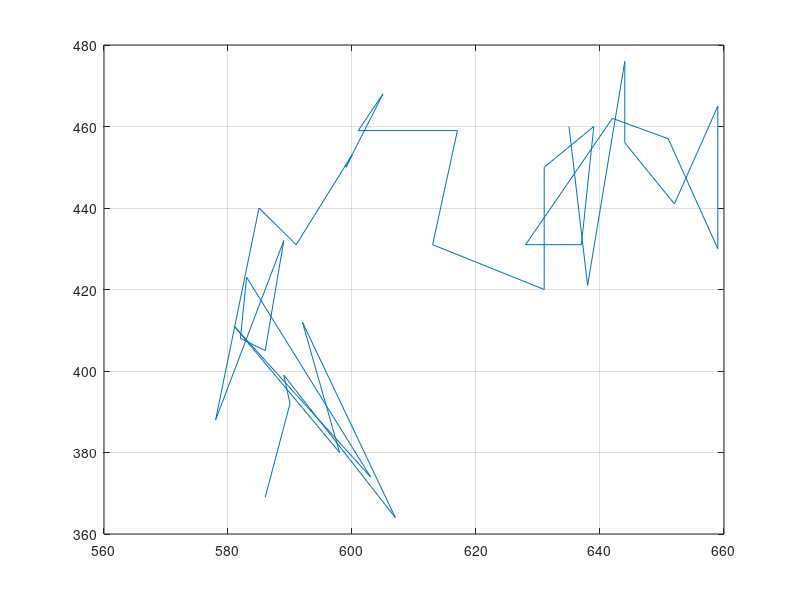

The MATLAB source for this figure:
x=[369,
392,
399,
364,
412,
380,
411,
374,
423,
408,
405,
432,
388,
440,
431,
453,
450,
468,
459,
459,
431,
420,
450,
460,
431,
431,
462,
457,
430,
465,
441,
456,
476,
421,
460];
y=[586,
590,
589,
607,
592,
598,
581,
603,
583,
582,
586,
589,
578,
585,
591,
600,
599,
605,
601,
617,
613,
631,
631,
639,
637,
628,
642,
651,
659,
659,
652,
644,
644,
638,
635];
x1=x(1:5);
y1=y(1:5);
plot(y,x),grid on
%plot(x1,y1),grid on
